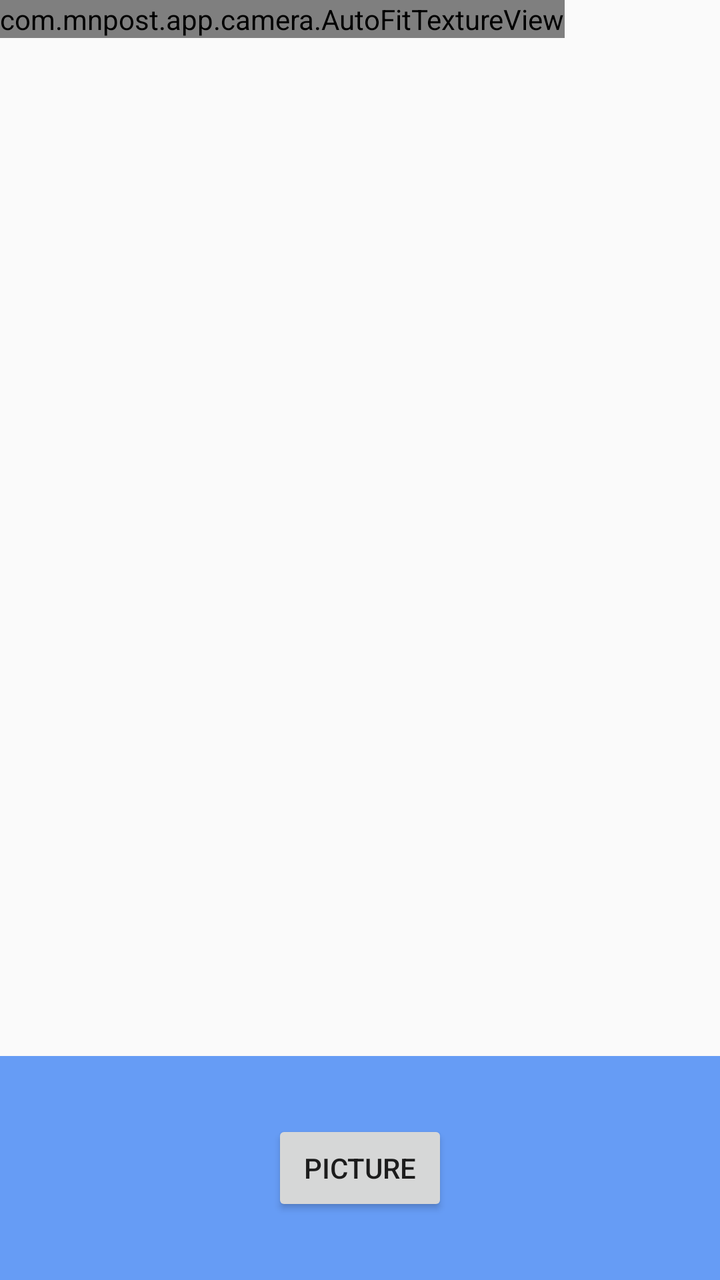
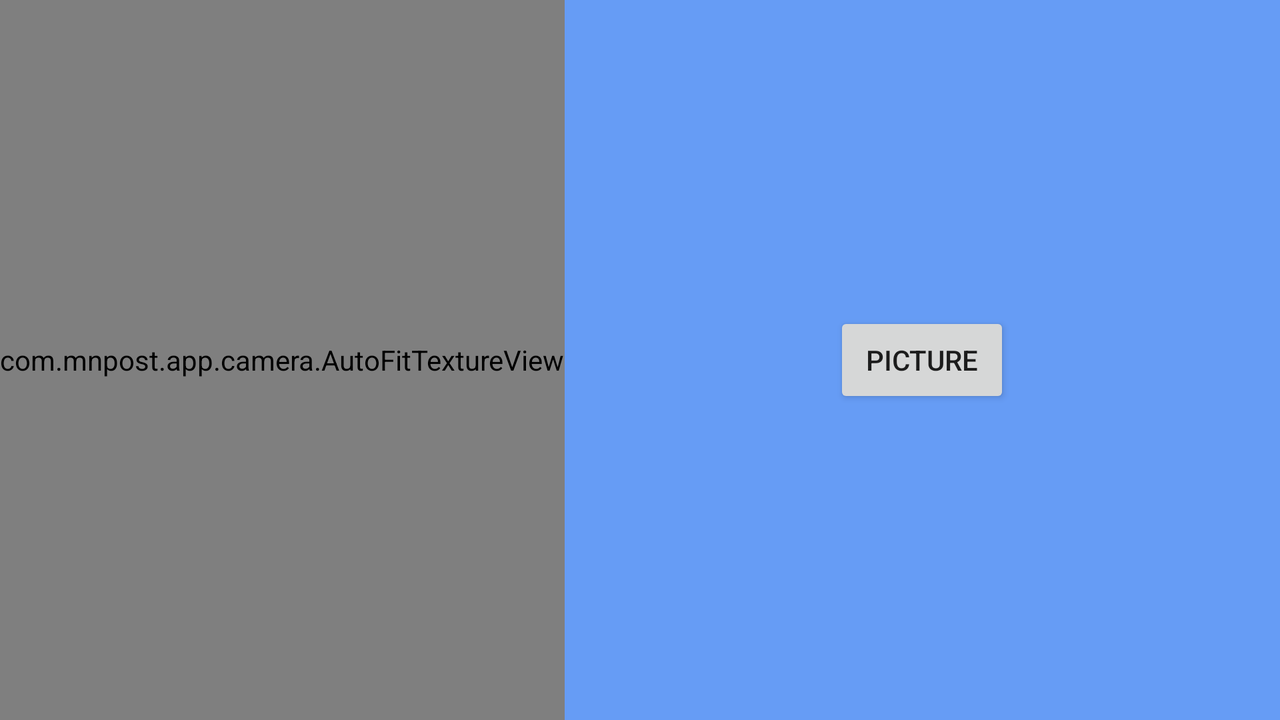

Compare how this app lays out the same screen by default and in its alternative resource folder. The renders come first, then the two layout files and the values they reference.
<!-- AndroidManifest.xml: application theme AppTheme -->
<!-- res/layout/fragment_camera2_basic.xml -->
<?xml version="1.0" encoding="utf-8"?>
<RelativeLayout xmlns:android="http://schemas.android.com/apk/res/android"
    android:layout_width="match_parent"
    android:layout_height="match_parent">

    <com.mnpost.app.camera.AutoFitTextureView
        android:id="@+id/texture"
        android:layout_width="wrap_content"
        android:layout_height="wrap_content"
        android:layout_alignParentStart="true"
        android:layout_alignParentTop="true" />

    <FrameLayout
        android:id="@+id/control"
        android:layout_width="match_parent"
        android:layout_height="112dp"
        android:layout_alignParentBottom="true"
        android:layout_alignParentStart="true"
        android:background="@color/control_background">

        <Button
            android:id="@+id/picture"
            android:layout_width="wrap_content"
            android:layout_height="wrap_content"
            android:layout_gravity="center"
            android:text="@string/picture" />

        <ImageButton
            android:id="@+id/info"
            android:contentDescription="@string/description_info"
            style="@android:style/Widget.Material.Light.Button.Borderless"
            android:layout_width="wrap_content"
            android:layout_height="wrap_content"
            android:layout_gravity="center_vertical|right"
            android:padding="20dp"
            android:src="@drawable/ic_action_info" />

    </FrameLayout>

</RelativeLayout>
<!-- resources referenced by this layout -->
<resources>
  <color name="control_background">#cc4285f4</color>
  <string name="description_info">Info</string>
  <string name="picture">Picture</string>
  <style name="AppTheme" parent="Theme.AppCompat.Light.DarkActionBar">
          
          <item name="colorPrimary">@color/colorPrimary</item>
          <item name="colorPrimaryDark">@color/colorPrimaryDark</item>
          <item name="colorAccent">@color/colorAccent</item>
      </style>
  <color name="colorPrimary">#3F51B5</color>
  <color name="colorPrimaryDark">#c2c2c2</color>
  <color name="colorAccent">#FF4081</color>
</resources>
<!-- res/layout-land/fragment_camera2_basic.xml (the repository's variant of the layout above) -->
<!-- drawn on the phone turned sideways -->
<?xml version="1.0" encoding="utf-8"?>
<RelativeLayout xmlns:android="http://schemas.android.com/apk/res/android"
    android:layout_width="match_parent"
    android:layout_height="match_parent">

    <com.mnpost.app.camera.AutoFitTextureView
        android:id="@+id/texture"
        android:layout_width="wrap_content"
        android:layout_height="wrap_content"
        android:layout_alignParentBottom="true"
        android:layout_alignParentStart="true"
        android:layout_alignParentTop="true" />

    <FrameLayout
        android:id="@+id/control"
        android:layout_width="match_parent"
        android:layout_height="wrap_content"
        android:layout_alignParentBottom="true"
        android:layout_alignParentEnd="true"
        android:layout_alignParentTop="true"
        android:layout_toRightOf="@id/texture"
        android:background="@color/control_background"
        android:orientation="horizontal">

        <Button
            android:id="@+id/picture"
            android:layout_width="wrap_content"
            android:layout_height="wrap_content"
            android:layout_gravity="center"
            android:text="@string/picture" />

        <ImageButton
            android:id="@+id/info"
            style="@android:style/Widget.Material.Light.Button.Borderless"
            android:layout_width="wrap_content"
            android:layout_height="wrap_content"
            android:layout_gravity="center_horizontal|bottom"
            android:contentDescription="@string/description_info"
            android:padding="20dp"
            android:src="@drawable/ic_action_info" />


    </FrameLayout>

</RelativeLayout>
